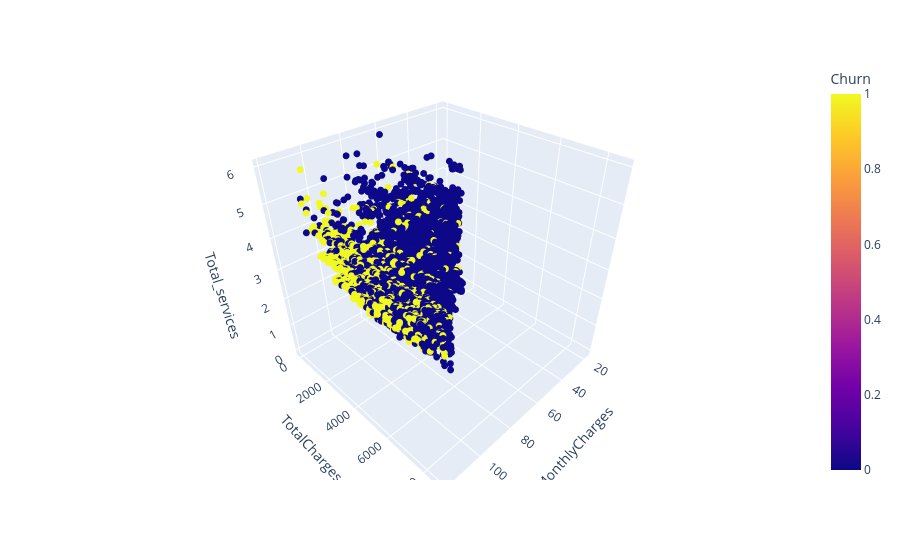

Notebook source saved alongside this figure:
### Code cell
fig = px.scatter_3d(
    df,
    x="MonthlyCharges",
    y="TotalCharges",
    z="Total_services",
    color="Churn",
)
fig.update_traces(marker=dict(size=4))
fig.show()

### Figure 1 — Plotly figure (JSON) as saved in the notebook; plotly's stock layout.template omitted (floating-point values rounded to 4 significant figures; data arrays with more than 128 entries replaced by an {"elided": "..."} marker saying what was removed)
{"data": [{"hovertemplate": "MonthlyCharges=%{x}<br>TotalCharges=%{y}<br>Total_services=%{z}<br>Churn=%{marker.color}<extra></extra>", "legendgroup": "", "marker": {"color": {"elided": "7043 int values"}, "coloraxis": "coloraxis", "size": 4, "symbol": "circle"}, "mode": "markers", "name": "", "scene": "scene", "showlegend": false, "type": "scatter3d", "x": {"elided": "7043 float values"}, "y": {"elided": "7043 float values"}, "z": {"elided": "7043 int values"}}], "layout": {"coloraxis": {"colorbar": {"title": {"text": "Churn"}}, "colorscale": [[0, "#0d0887"], [0.1111, "#46039f"], [0.2222, "#7201a8"], [0.3333, "#9c179e"], [0.4444, "#bd3786"], [0.5556, "#d8576b"], [0.6667, "#ed7953"], [0.7778, "#fb9f3a"], [0.8889, "#fdca26"], [1, "#f0f921"]]}, "legend": {"tracegroupgap": 0}, "margin": {"t": 60}, "scene": {"domain": {"x": [0, 1], "y": [0, 1]}, "xaxis": {"title": {"text": "MonthlyCharges"}}, "yaxis": {"title": {"text": "TotalCharges"}}, "zaxis": {"title": {"text": "Total_services"}}}}}
